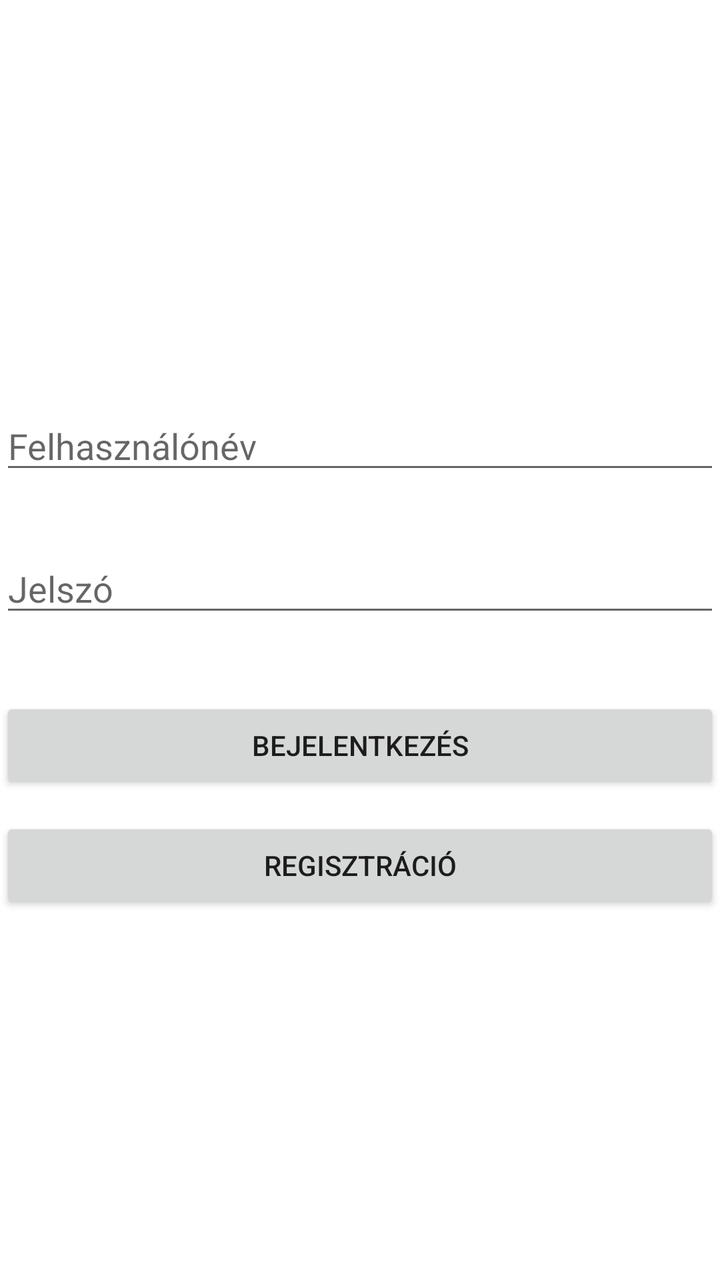
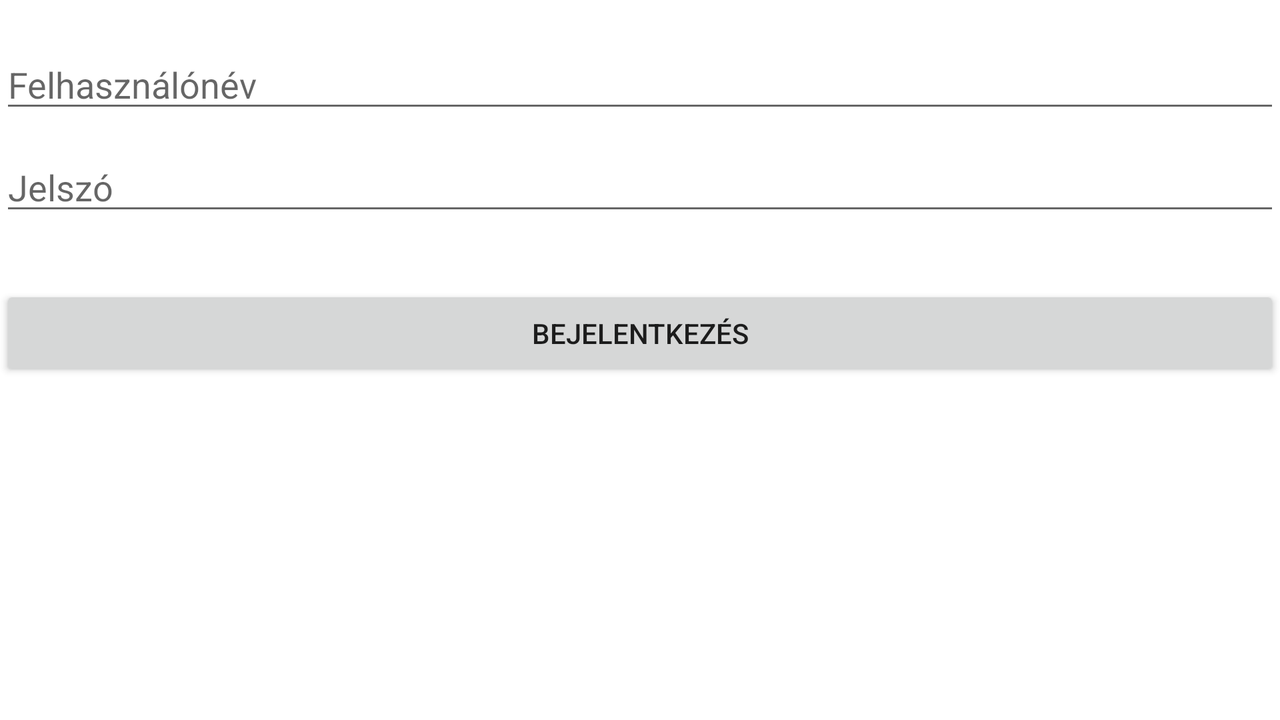

The same Android screen from two of the app's own layout files: first res/layout/ as a phone draws it, then the author's variant for another configuration, drawn on a device whose configuration selects that folder. Both files follow.
<!-- AndroidManifest.xml: application theme Theme.HealthcareService -->
<!-- res/layout/activity_main.xml -->
<?xml version="1.0" encoding="utf-8"?>
<androidx.constraintlayout.widget.ConstraintLayout xmlns:android="http://schemas.android.com/apk/res/android"
    xmlns:app="http://schemas.android.com/apk/res-auto"
    xmlns:tools="http://schemas.android.com/tools"
    android:layout_width="match_parent"
    android:layout_height="match_parent"
    tools:context=".MainActivity">

    <EditText
        android:id="@+id/editTextUserName"
        android:layout_width="match_parent"
        android:layout_height="wrap_content"
        android:ems="10"
        android:hint="@string/username"
        android:inputType="text"
        app:layout_constraintBottom_toBottomOf="parent"
        app:layout_constraintTop_toTopOf="parent"
        app:layout_constraintVertical_bias="0.335"
        tools:layout_editor_absoluteX="32dp" />

    <EditText
        android:id="@+id/editTextPassword"
        android:layout_width="match_parent"
        android:layout_height="wrap_content"
        android:layout_marginBottom="150dp"
        android:ems="10"
        android:hint="@string/password"
        android:inputType="textPassword"
        app:layout_constraintBottom_toBottomOf="parent"
        app:layout_constraintTop_toBottomOf="@+id/editTextUserName"
        app:layout_constraintVertical_bias="0.145"
        tools:layout_editor_absoluteX="0dp" />

    <Button
        android:id="@+id/loginButton"
        android:layout_width="0dp"
        android:layout_height="wrap_content"
        android:onClick="login"
        android:text="@string/login"
        app:layout_constraintBottom_toBottomOf="parent"
        app:layout_constraintEnd_toEndOf="parent"
        app:layout_constraintHorizontal_bias="0.0"
        app:layout_constraintStart_toStartOf="parent"
        app:layout_constraintTop_toBottomOf="@+id/editTextPassword"
        app:layout_constraintVertical_bias="0.127" />

    <Button
        android:id="@+id/registerButton"
        android:layout_width="0dp"
        android:layout_height="wrap_content"
        android:onClick="register"
        android:text="@string/registration"
        app:layout_constraintBottom_toBottomOf="parent"
        app:layout_constraintEnd_toEndOf="parent"
        app:layout_constraintHorizontal_bias="0.0"
        app:layout_constraintStart_toStartOf="parent"
        app:layout_constraintTop_toBottomOf="@+id/loginButton"
        app:layout_constraintVertical_bias="0.061" />

</androidx.constraintlayout.widget.ConstraintLayout>
<!-- resources referenced by this layout -->
<resources>
  <string name="login">Bejelentkezés</string>
  <string name="password">Jelszó</string>
  <string name="registration">Regisztráció</string>
  <string name="username">Felhasználónév</string>
  <style name="Theme.HealthcareService" parent="Theme.MaterialComponents.DayNight.DarkActionBar">
          
          <item name="colorPrimary">@color/purple_500</item>
          <item name="colorPrimaryVariant">@color/purple_700</item>
          <item name="colorOnPrimary">@color/white</item>
          
          <item name="colorSecondary">@color/teal_200</item>
          <item name="colorSecondaryVariant">@color/teal_700</item>
          <item name="colorOnSecondary">@color/black</item>
          
          <item name="android:statusBarColor" tools:targetApi="l">?attr/colorPrimaryVariant</item>
          
      </style>
  <color name="purple_500">#FF6200EE</color>
  <color name="purple_700">#FF3700B3</color>
  <color name="white">#FFFFFFFF</color>
  <color name="teal_200">#FF03DAC5</color>
  <color name="teal_700">#FF018786</color>
  <color name="black">#FF000000</color>
</resources>
<!-- res/layout-land/activity_main.xml (the author's variant of the layout above) -->
<!-- drawn on the phone turned sideways -->
<?xml version="1.0" encoding="utf-8"?>
<LinearLayout
    xmlns:android="http://schemas.android.com/apk/res/android"
    xmlns:app="http://schemas.android.com/apk/res-auto"
    xmlns:tools="http://schemas.android.com/tools"
    android:layout_width="match_parent"
    android:layout_height="match_parent"
    android:orientation="vertical"
    tools:context=".MainActivity">

    <EditText
        android:id="@+id/editTextUserName"
        android:layout_width="match_parent"
        android:layout_height="wrap_content"
        android:ems="10"
        android:hint="@string/username"
        android:inputType="text"
        android:layout_marginTop="20dp"
        tools:layout_editor_absoluteX="32dp" />

    <EditText
        android:id="@+id/editTextPassword"
        android:layout_width="match_parent"
        android:layout_height="wrap_content"
        android:ems="10"
        android:hint="@string/password"
        android:inputType="textPassword"
        android:layout_marginTop="10dp"
        tools:layout_editor_absoluteX="0dp" />

    <Button
        android:id="@+id/loginButton"
        android:layout_width="match_parent"
        android:layout_height="wrap_content"
        android:layout_marginTop="30dp"
        android:onClick="login"
        android:text="@string/login"
        app:layout_constraintVertical_bias="0.165" />

</LinearLayout>
<!-- resources referenced by the variant -->
<!-- as the phone turned sideways resolves them -->
<resources>
  <string name="login">Bejelentkezés</string>
  <string name="password">Jelszó</string>
  <string name="username">Felhasználónév</string>
  <style name="Theme.HealthcareService" parent="Theme.MaterialComponents.DayNight.DarkActionBar">
          
          <item name="colorPrimary">@color/purple_500</item>
          <item name="colorPrimaryVariant">@color/purple_700</item>
          <item name="colorOnPrimary">@color/white</item>
          
          <item name="colorSecondary">@color/teal_200</item>
          <item name="colorSecondaryVariant">@color/teal_700</item>
          <item name="colorOnSecondary">@color/black</item>
          
          <item name="android:statusBarColor" tools:targetApi="l">?attr/colorPrimaryVariant</item>
          
      </style>
  <color name="purple_500">#FF6200EE</color>
  <color name="purple_700">#FF3700B3</color>
  <color name="white">#FFFFFFFF</color>
  <color name="teal_200">#FF03DAC5</color>
  <color name="teal_700">#FF018786</color>
  <color name="black">#FF000000</color>
</resources>
